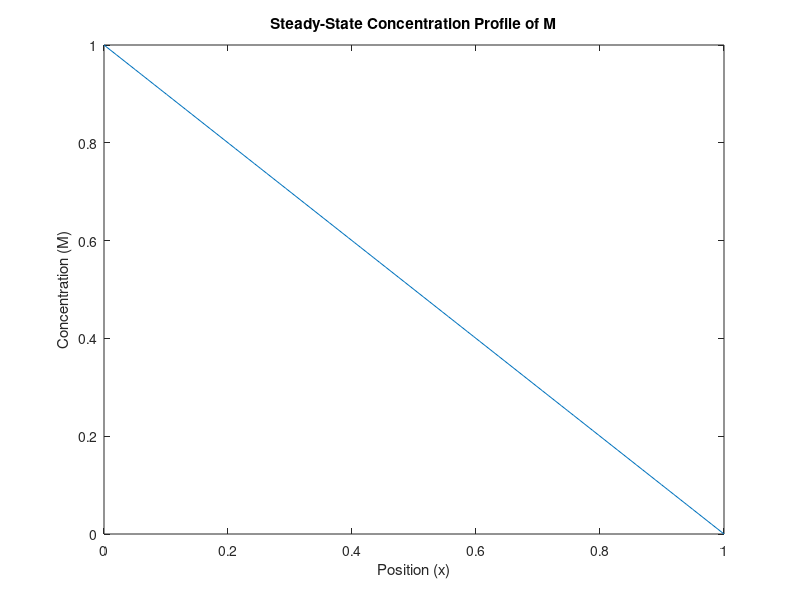

MATLAB code for this plot:
% Define the boundary conditions
M0 = 1; % Initial concentration at x=0
L = 1;  % Length of the region
M_L = 0; % Concentration at x=L

% Define the differential equation: d^2M/dx^2 = 0
eqn = @(x) 0;

% Define the spatial grid
x = linspace(0, L, 100); % You can adjust the number of points for accuracy

% Calculate the concentration profile
M = M0 - (M0 - M_L) * (x / L);

% Plot the steady-state concentration profile
plot(x, M);
xlabel('Position (x)');
ylabel('Concentration (M)');
title('Steady-State Concentration Profile of M');
